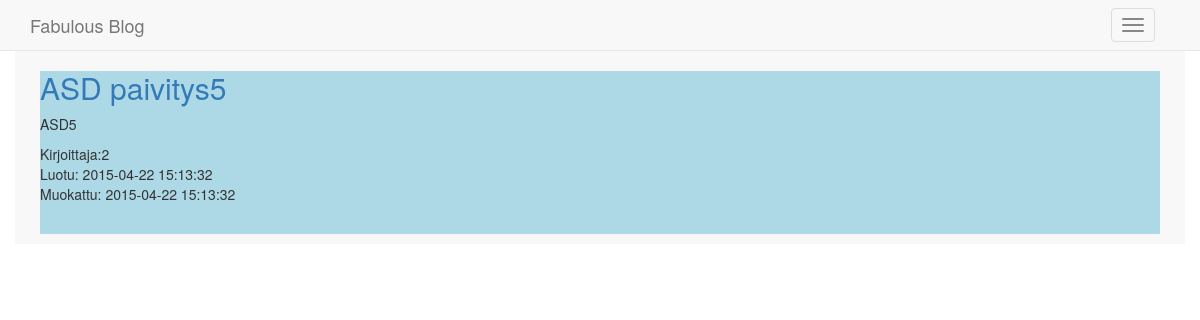
The app's page /index.php?page=showPost&post=8 with its own data.
### tables this page shows
CREATE TABLE IF NOT EXISTS `Postaus` (
  `idPostaus` INT NOT NULL AUTO_INCREMENT,
  `otsikko` VARCHAR(45) NULL,
  `sisalto` LONGTEXT NULL,
  `idKayttaja` INT NULL,
  `luontiAika` DATETIME NOT NULL,
  `muokattu` DATETIME NULL,
  PRIMARY KEY (`idPostaus`),
  INDEX `fk_Merkinta_Kayttaja_idx` (`idKayttaja` ASC),
  CONSTRAINT `fk_Merkinta_Kayttaja`
    FOREIGN KEY (`idKayttaja`)
    REFERENCES `Kayttaja` (`idKayttaja`)
    ON DELETE SET NULL
    ON UPDATE NO ACTION);

### Tietokanta.class.php (called while the page is built, shortened)
<?php
class Tietokanta {
	private $db;
    function __construct() {
		try {
			$this->db = new PDO('mysql:host=mysql.labranet.jamk.fi;dbname='. DB_NAME .';charset=utf8', USER_NAME, PASSWORD);
			$this->db->setAttribute(PDO::ATTR_ERRMODE, PDO::ERRMODE_EXCEPTION);
			$this->db->setAttribute(PDO::ATTR_EMULATE_PREPARES, false);
		} catch(PDOException $ex) {
			echo "ErrMsg to enduser!<hr>\n";
			echo "CatchErrMsg: " . $ex->getMessage() . "<hr>\n";
		}
	}
	public function showPost($id) {
		$stmt = $this->db->query("SELECT * FROM Postaus WHERE idPostaus = ?;");
		$stmt->execute(array($id));
		return $stmt->fetch(PDO::FETCH_ASSOC);
	}
}?>

### showPost.php (the view, shortened to what this page needs)
<div class="container">
	<?php
		$rivi = $dbTouch->showPost($_GET['post']);
		echo "<div class='content'>";
		echo "<a href='index.php?page=showPost&post={$rivi['idPostaus']}'>{$rivi['otsikko']}</a>";
		echo "{$rivi['sisalto']}  Kirjoittaja:{$rivi['idKayttaja']} <br> Luotu: {$rivi['luontiAika']}<br> Muokattu: {$rivi['muokattu']}";
		echo "</div>";
	?>
</div>

### style.css (style rules this page uses)
html { height: 100%; width: 100%; }
body { padding-top: 51px; padding-bottom: 30px; height: 100%; width: 100%; background-color: white; -webkit-background-size: cover; -moz-background-size: cover; -o-background-size: cover; background-size: cover; }
.container { background-color: #F8F8F8; }
.content { background-color: lightblue; margin: 10px; list-style-type:none; padding-bottom:30px; }

### records on screen
postaus: otsikko "ASD paivitys5", sisalto "ASD5", idKayttaja "2", luontiAika "2015-04-22 15:13:32", muokattu "2015-04-22 15:13:32"
